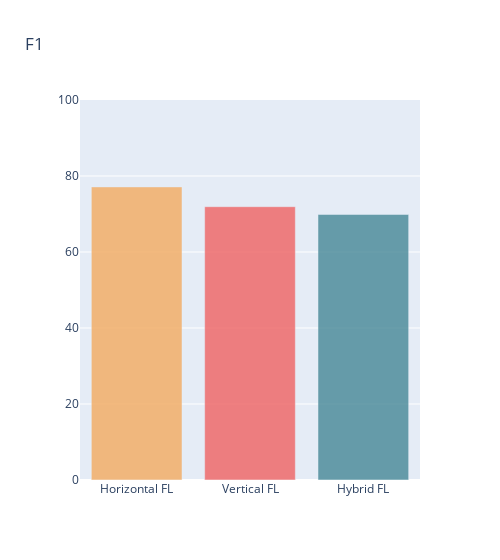

The notebook cell this image was saved under:
### Code cell
fig = go.Figure()
for i, method in enumerate(methods):
    fig.add_trace(
            go.Bar(name=f'Train {method}', x=[method], y=[train_acc[i]], 
                   marker_color=colors[i], opacity=0.8, legendgroup=f'group{i}',
                   showlegend=False),
        )
fig.update_yaxes(range=[0, 100]) 
fig.update_layout(title='F1', width=500, )
fig.show()

### Figure 1 — Plotly figure (JSON) as saved in the notebook; plotly's stock layout.template omitted (floating-point values rounded to 4 significant figures)
{"data": [{"legendgroup": "group0", "marker": {"color": "#F3AA60"}, "name": "Train Horizontal FL", "opacity": 0.8, "showlegend": false, "x": ["Horizontal FL"], "y": [77.13], "type": "bar"}, {"legendgroup": "group1", "marker": {"color": "#EF6262"}, "name": "Train Vertical FL", "opacity": 0.8, "showlegend": false, "x": ["Vertical FL"], "y": [71.92], "type": "bar"}, {"legendgroup": "group2", "marker": {"color": "#468897"}, "name": "Train Hybrid FL", "opacity": 0.8, "showlegend": false, "x": ["Hybrid FL"], "y": [69.88], "type": "bar"}], "layout": {"yaxis": {"range": [0, 100]}, "title": {"text": "F1"}, "width": 500}}
